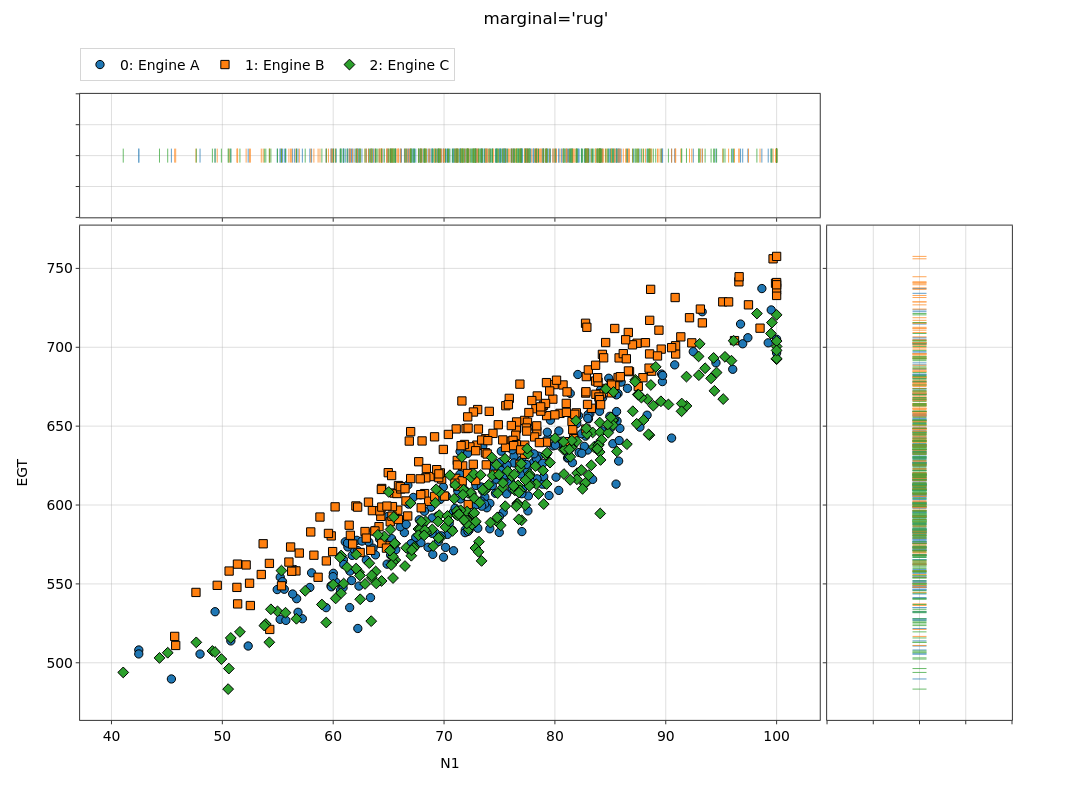

Notebook code for this chart:
### Code cell
nb.plot_marginal(marginal='rug', suptitle="marginal='rug'")

### Figure 1 — Plotly figure (JSON) as saved in the notebook; plotly's stock layout.template omitted (floating-point values rounded to 4 significant figures; data arrays with more than 128 entries replaced by an {"elided": "..."} marker saying what was removed)
{"data": [{"hovertemplate": "<b><u>Set: 0</u></b><br><b>Engine A</b><br>N1: %{x:.2f}<br>EGT: %{y:.2f}<extra></extra>", "legendgroup": "group_0", "legendrank": 1000, "line": {"color": "#1f77b4", "width": 2}, "marker": {"color": "#1f77b4", "line": {"color": "black", "width": 1}, "size": 8.3, "symbol": "circle"}, "mode": "markers", "name": "0: Engine A", "opacity": 1, "showlegend": true, "type": "scatter", "x": {"elided": "250 float values"}, "xaxis": "x3", "y": {"elided": "250 float values"}, "yaxis": "y3"}, {"hoverinfo": "skip", "legendgroup": "group_0", "legendrank": 1000, "marker": {"color": "#1f77b4", "line": {"color": "#1f77b4", "width": 1}, "size": 10, "symbol": "line-ns-open"}, "mode": "markers", "name": "0: Engine A", "opacity": 0.7, "showlegend": false, "type": "scatter", "x": {"elided": "250 float values"}, "xaxis": "x", "y": {"elided": "250 float values"}, "yaxis": "y"}, {"hoverinfo": "skip", "legendgroup": "group_0", "legendrank": 1000, "marker": {"color": "#1f77b4", "line": {"color": "#1f77b4", "width": 1}, "size": 10, "symbol": "line-ew-open"}, "mode": "markers", "name": "0: Engine A", "opacity": 0.7, "showlegend": false, "type": "scatter", "x": {"elided": "250 float values"}, "xaxis": "x4", "y": {"elided": "250 float values"}, "yaxis": "y4"}, {"hovertemplate": "<b><u>Set: 1</u></b><br><b>Engine B</b><br>N1: %{x:.2f}<br>EGT: %{y:.2f}<extra></extra>", "legendgroup": "group_1", "legendrank": 1001, "line": {"color": "#ff7f0e", "width": 2}, "marker": {"color": "#ff7f0e", "line": {"color": "black", "width": 1}, "size": 8.3, "symbol": "square"}, "mode": "markers", "name": "1: Engine B", "opacity": 1, "showlegend": true, "type": "scatter", "x": {"elided": "250 float values"}, "xaxis": "x3", "y": {"elided": "250 float values"}, "yaxis": "y3"}, {"hoverinfo": "skip", "legendgroup": "group_1", "legendrank": 1001, "marker": {"color": "#ff7f0e", "line": {"color": "#ff7f0e", "width": 1}, "size": 10, "symbol": "line-ns-open"}, "mode": "markers", "name": "1: Engine B", "opacity": 0.7, "showlegend": false, "type": "scatter", "x": {"elided": "250 float values"}, "xaxis": "x", "y": {"elided": "250 float values"}, "yaxis": "y"}, {"hoverinfo": "skip", "legendgroup": "group_1", "legendrank": 1001, "marker": {"color": "#ff7f0e", "line": {"color": "#ff7f0e", "width": 1}, "size": 10, "symbol": "line-ew-open"}, "mode": "markers", "name": "1: Engine B", "opacity": 0.7, "showlegend": false, "type": "scatter", "x": {"elided": "250 float values"}, "xaxis": "x4", "y": {"elided": "250 float values"}, "yaxis": "y4"}, {"hovertemplate": "<b><u>Set: 2</u></b><br><b>Engine C</b><br>N1: %{x:.2f}<br>EGT: %{y:.2f}<extra></extra>", "legendgroup": "group_2", "legendrank": 1002, "line": {"color": "#2ca02c", "width": 2}, "marker": {"color": "#2ca02c", "line": {"color": "black", "width": 1}, "size": 8.3, "symbol": "diamond"}, "mode": "markers", "name": "2: Engine C", "opacity": 1, "showlegend": true, "type": "scatter", "x": {"elided": "250 float values"}, "xaxis": "x3", "y": {"elided": "250 float values"}, "yaxis": "y3"}, {"hoverinfo": "skip", "legendgroup": "group_2", "legendrank": 1002, "marker": {"color": "#2ca02c", "line": {"color": "#2ca02c", "width": 1}, "size": 10, "symbol": "line-ns-open"}, "mode": "markers", "name": "2: Engine C", "opacity": 0.7, "showlegend": false, "type": "scatter", "x": {"elided": "250 float values"}, "xaxis": "x", "y": {"elided": "250 float values"}, "yaxis": "y"}, {"hoverinfo": "skip", "legendgroup": "group_2", "legendrank": 1002, "marker": {"color": "#2ca02c", "line": {"color": "#2ca02c", "width": 1}, "size": 10, "symbol": "line-ew-open"}, "mode": "markers", "name": "2: Engine C", "opacity": 0.7, "showlegend": false, "type": "scatter", "x": {"elided": "250 float values"}, "xaxis": "x4", "y": {"elided": "250 float values"}, "yaxis": "y4"}], "layout": {"barmode": "overlay", "height": 800, "hoverlabel": {"font": {"size": 13.9}}, "legend": {"font": {"size": 13.9}, "orientation": "h", "x": 0, "xanchor": "left", "y": 0.9397, "yanchor": "top", "yref": "container"}, "margin": {"r": 80, "t": 86.22}, "meta": {"uc_legend_rows": 1}, "showlegend": true, "title": {"font": {"size": 16.7}, "text": "marginal='rug'", "x": 0.5, "xanchor": "center", "y": 0.985, "yanchor": "top", "yref": "container"}, "width": 1200, "xaxis": {"anchor": "y", "domain": [0.0, 0.7938], "matches": "x3", "showticklabels": false, "tickfont": {"size": 13.9}, "title": {"font": {"size": 13.9}}}, "xaxis2": {"anchor": "y2", "domain": [0.8002, 1.0], "tickfont": {"size": 13.9}, "title": {"font": {"size": 13.9}}, "visible": false}, "xaxis3": {"anchor": "y3", "domain": [0.0, 0.7938], "tickfont": {"size": 13.9}, "title": {"font": {"size": 13.9}, "standoff": 15, "text": "N1"}}, "xaxis4": {"anchor": "y4", "domain": [0.8015, 1.0], "showticklabels": false, "tickfont": {"size": 13.9}, "title": {"font": {"size": 13.9}}}, "yaxis": {"anchor": "x", "domain": [0.8026, 1.0], "showticklabels": false, "tickfont": {"size": 13.9}, "title": {"font": {"size": 13.9}}}, "yaxis2": {"anchor": "x2", "domain": [0.8002, 1.0], "tickfont": {"size": 13.9}, "title": {"font": {"size": 13.9}}, "visible": false}, "yaxis3": {"anchor": "x3", "domain": [0.0, 0.7897], "tickfont": {"size": 13.9}, "title": {"font": {"size": 13.9}, "standoff": 15, "text": "EGT"}}, "yaxis4": {"anchor": "x4", "domain": [0.0, 0.7897], "matches": "y3", "showticklabels": false, "tickfont": {"size": 13.9}, "title": {"font": {"size": 13.9}}}}}
